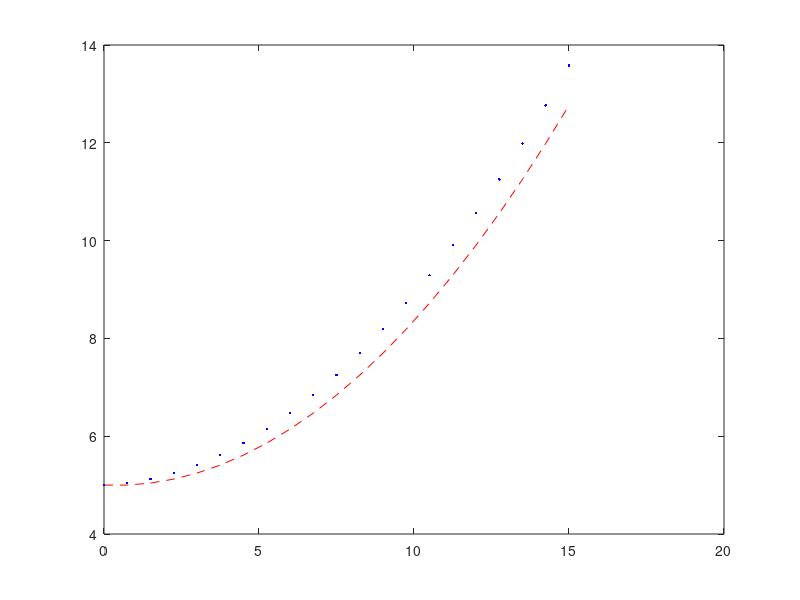

Reproduce this figure in MATLAB.
%% Тема 7, TASK1 ДОМАШНЄ ЗАВДАННЯ КАЧАЙКІН МАРКО 
clear, close, clc

m = 0.4;
s = 0.6;
a=0.3; b=0.3; c=100; d=1;

p = @(x) (a + b/(c+d*x));
odef = @(x,t) s*m*x*p(x); % Права частина ЗДР
T0 = 0; T1 = 15;% Відрізок пошуку розв'язку Задачі Коші
x0 = 5;%Пу
% В умові не задано крок сітки, тому візьмемо таку саму як в аудиторній
N = 20;
h = (T1-T0)/N;								% крок сітки
t = T0:h:T1;

% Явний метод Ейлера:

Y1 = zeros(size(t)); % Вектор майбутнього розв'язку явним методом
Y1(1) = x0;% Початкове значення розв'язку

for n=1:(N)
    Y1(n+1) = Y1(n) + h*odef(t(n),Y1(n));
end

% Неявний метод Ейлера

Y2 = zeros(size(t)); % Вектор майбутнього розв'язку неявним методом
Y2(1) = x0;% Початкове значення розв'язку

for n=1:(N)
    F = @(z) z-Y2(n)-h*odef(t(n+1),z);
    Y2(n+1) = fzero(F,Y2(n));
end


plot(t,Y1,'r--',t,Y2,'b.')